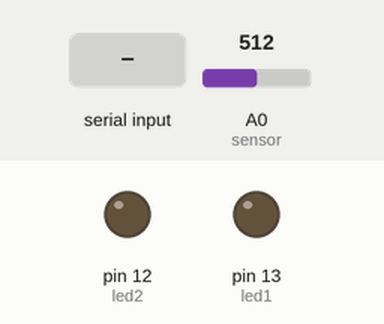
The sketch below on a simulated Arduino Uno, built with avr-gcc and run on an emulated ATmega328P. Parts: output pins drawn as LEDs (lit = HIGH). The inputs (shaded band) are chosen by the test bench; at power-on: A0 (sensor) = 512. What the sketch prints to the serial monitor is not drawn.

Above: at 1.2 s.
1.3 s: "1" received over Serial
At 1.7 s:
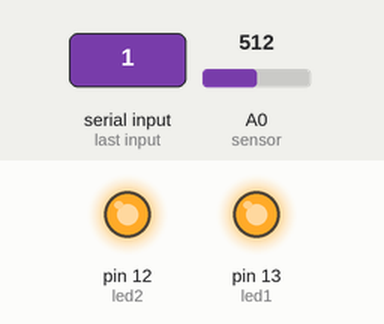
2.8 s: "0" received over Serial
At 4.0 s:
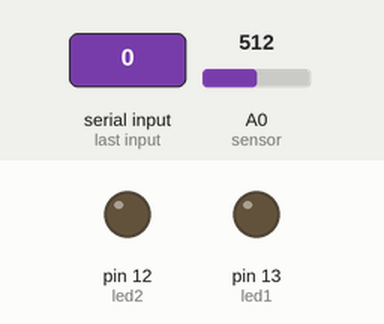
Timing chart, 0 to 5.8 s (numbered marks = the images above; inputs shaded):
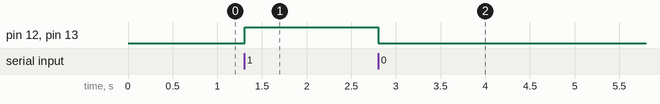

The sketch:

FinalProject_Boo.ino
```cpp
int led1 = 13;
int led2 = 12;
int led3 = 11;
int sensor = A0;
int sensorOutput;

// const int buzzer  = 3;

void setup() {
  Serial.begin(9600);
  pinMode(led1, OUTPUT);
  pinMode(led2, OUTPUT);
  pinMode(led2, OUTPUT);
  Serial.begin(9600);
}

void loop() {

  sensorOutput= analogRead(sensor);
  int mappedOutput = map(sensorOutput, 0, 1023, 0, 255);

  Serial.println(mappedOutput);
  if(Serial.available() > 0){
    char state = Serial.read();
    if(state == '1'){
      digitalWrite(led1, HIGH);
      digitalWrite(led2, HIGH);
      digitalWrite(led3, HIGH);
    }
    if(state == '0'){
      digitalWrite(led1, LOW);
      digitalWrite(led2, LOW);
      digitalWrite(led3, LOW);

    }
  }
}
```

Measured:
- after the input at 1.3 s, pin 12 (led2), pin 13 (led1): LOW → HIGH at once
- after the input at 2.8 s, pin 12 (led2), pin 13 (led1): HIGH → LOW at once
